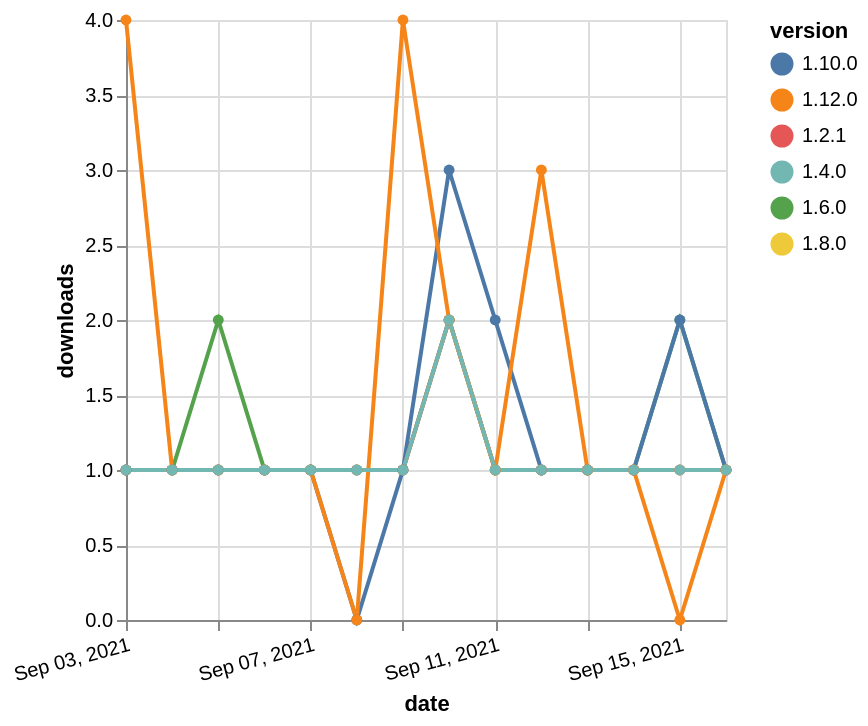

Here is the Vega-Lite specification saved for this chart:
### Vega-Lite specification from a JSON file in a GitHub repository (floating-point values rounded to 4 significant figures)
{"$schema": "https://vega.github.io/schema/vega-lite/v5.json", "description": "A simple bar chart with embedded data.", "data": {"values": [{"date": "2021-09-03", "total": 189, "delta": 1, "version": "1.6.0"}, {"date": "2021-09-04", "total": 190, "delta": 1, "version": "1.6.0"}, {"date": "2021-09-05", "total": 192, "delta": 2, "version": "1.6.0"}, {"date": "2021-09-06", "total": 193, "delta": 1, "version": "1.6.0"}, {"date": "2021-09-07", "total": 194, "delta": 1, "version": "1.6.0"}, {"date": "2021-09-08", "total": 195, "delta": 1, "version": "1.6.0"}, {"date": "2021-09-09", "total": 196, "delta": 1, "version": "1.6.0"}, {"date": "2021-09-10", "total": 198, "delta": 2, "version": "1.6.0"}, {"date": "2021-09-11", "total": 199, "delta": 1, "version": "1.6.0"}, {"date": "2021-09-12", "total": 200, "delta": 1, "version": "1.6.0"}, {"date": "2021-09-13", "total": 201, "delta": 1, "version": "1.6.0"}, {"date": "2021-09-14", "total": 202, "delta": 1, "version": "1.6.0"}, {"date": "2021-09-15", "total": 204, "delta": 2, "version": "1.6.0"}, {"date": "2021-09-16", "total": 205, "delta": 1, "version": "1.6.0"}, {"date": "2021-09-03", "total": 268, "delta": 1, "version": "1.8.0"}, {"date": "2021-09-04", "total": 269, "delta": 1, "version": "1.8.0"}, {"date": "2021-09-05", "total": 270, "delta": 1, "version": "1.8.0"}, {"date": "2021-09-06", "total": 271, "delta": 1, "version": "1.8.0"}, {"date": "2021-09-07", "total": 272, "delta": 1, "version": "1.8.0"}, {"date": "2021-09-08", "total": 273, "delta": 1, "version": "1.8.0"}, {"date": "2021-09-09", "total": 274, "delta": 1, "version": "1.8.0"}, {"date": "2021-09-10", "total": 276, "delta": 2, "version": "1.8.0"}, {"date": "2021-09-11", "total": 277, "delta": 1, "version": "1.8.0"}, {"date": "2021-09-12", "total": 278, "delta": 1, "version": "1.8.0"}, {"date": "2021-09-13", "total": 279, "delta": 1, "version": "1.8.0"}, {"date": "2021-09-14", "total": 280, "delta": 1, "version": "1.8.0"}, {"date": "2021-09-15", "total": 281, "delta": 1, "version": "1.8.0"}, {"date": "2021-09-16", "total": 282, "delta": 1, "version": "1.8.0"}, {"date": "2021-09-03", "total": 262, "delta": 1, "version": "1.10.0"}, {"date": "2021-09-04", "total": 263, "delta": 1, "version": "1.10.0"}, {"date": "2021-09-05", "total": 264, "delta": 1, "version": "1.10.0"}, {"date": "2021-09-06", "total": 265, "delta": 1, "version": "1.10.0"}, {"date": "2021-09-07", "total": 266, "delta": 1, "version": "1.10.0"}, {"date": "2021-09-08", "total": 266, "delta": 0, "version": "1.10.0"}, {"date": "2021-09-09", "total": 267, "delta": 1, "version": "1.10.0"}, {"date": "2021-09-10", "total": 270, "delta": 3, "version": "1.10.0"}, {"date": "2021-09-11", "total": 272, "delta": 2, "version": "1.10.0"}, {"date": "2021-09-12", "total": 273, "delta": 1, "version": "1.10.0"}, {"date": "2021-09-13", "total": 274, "delta": 1, "version": "1.10.0"}, {"date": "2021-09-14", "total": 275, "delta": 1, "version": "1.10.0"}, {"date": "2021-09-15", "total": 277, "delta": 2, "version": "1.10.0"}, {"date": "2021-09-16", "total": 278, "delta": 1, "version": "1.10.0"}, {"date": "2021-09-03", "total": 290, "delta": 1, "version": "1.2.1"}, {"date": "2021-09-04", "total": 291, "delta": 1, "version": "1.2.1"}, {"date": "2021-09-05", "total": 292, "delta": 1, "version": "1.2.1"}, {"date": "2021-09-06", "total": 293, "delta": 1, "version": "1.2.1"}, {"date": "2021-09-07", "total": 294, "delta": 1, "version": "1.2.1"}, {"date": "2021-09-08", "total": 295, "delta": 1, "version": "1.2.1"}, {"date": "2021-09-09", "total": 296, "delta": 1, "version": "1.2.1"}, {"date": "2021-09-10", "total": 298, "delta": 2, "version": "1.2.1"}, {"date": "2021-09-11", "total": 299, "delta": 1, "version": "1.2.1"}, {"date": "2021-09-12", "total": 300, "delta": 1, "version": "1.2.1"}, {"date": "2021-09-13", "total": 301, "delta": 1, "version": "1.2.1"}, {"date": "2021-09-14", "total": 302, "delta": 1, "version": "1.2.1"}, {"date": "2021-09-15", "total": 303, "delta": 1, "version": "1.2.1"}, {"date": "2021-09-16", "total": 304, "delta": 1, "version": "1.2.1"}, {"date": "2021-09-03", "total": 129, "delta": 4, "version": "1.12.0"}, {"date": "2021-09-04", "total": 130, "delta": 1, "version": "1.12.0"}, {"date": "2021-09-05", "total": 131, "delta": 1, "version": "1.12.0"}, {"date": "2021-09-06", "total": 132, "delta": 1, "version": "1.12.0"}, {"date": "2021-09-07", "total": 133, "delta": 1, "version": "1.12.0"}, {"date": "2021-09-08", "total": 133, "delta": 0, "version": "1.12.0"}, {"date": "2021-09-09", "total": 137, "delta": 4, "version": "1.12.0"}, {"date": "2021-09-10", "total": 139, "delta": 2, "version": "1.12.0"}, {"date": "2021-09-11", "total": 140, "delta": 1, "version": "1.12.0"}, {"date": "2021-09-12", "total": 143, "delta": 3, "version": "1.12.0"}, {"date": "2021-09-13", "total": 144, "delta": 1, "version": "1.12.0"}, {"date": "2021-09-14", "total": 145, "delta": 1, "version": "1.12.0"}, {"date": "2021-09-15", "total": 145, "delta": 0, "version": "1.12.0"}, {"date": "2021-09-16", "total": 146, "delta": 1, "version": "1.12.0"}, {"date": "2021-09-03", "total": 187, "delta": 1, "version": "1.4.0"}, {"date": "2021-09-04", "total": 188, "delta": 1, "version": "1.4.0"}, {"date": "2021-09-05", "total": 189, "delta": 1, "version": "1.4.0"}, {"date": "2021-09-06", "total": 190, "delta": 1, "version": "1.4.0"}, {"date": "2021-09-07", "total": 191, "delta": 1, "version": "1.4.0"}, {"date": "2021-09-08", "total": 192, "delta": 1, "version": "1.4.0"}, {"date": "2021-09-09", "total": 193, "delta": 1, "version": "1.4.0"}, {"date": "2021-09-10", "total": 195, "delta": 2, "version": "1.4.0"}, {"date": "2021-09-11", "total": 196, "delta": 1, "version": "1.4.0"}, {"date": "2021-09-12", "total": 197, "delta": 1, "version": "1.4.0"}, {"date": "2021-09-13", "total": 198, "delta": 1, "version": "1.4.0"}, {"date": "2021-09-14", "total": 199, "delta": 1, "version": "1.4.0"}, {"date": "2021-09-15", "total": 200, "delta": 1, "version": "1.4.0"}, {"date": "2021-09-16", "total": 201, "delta": 1, "version": "1.4.0"}]}, "width": "container", "mark": {"type": "line", "point": {"filled": true}}, "encoding": {"x": {"field": "date", "type": "temporal", "timeUnit": "yearmonthdate", "title": "date", "axis": {"labelAngle": -15}}, "y": {"field": "delta", "type": "quantitative", "title": "downloads"}, "color": {"field": "version", "type": "nominal"}, "tooltip": {"field": "delta"}}}
